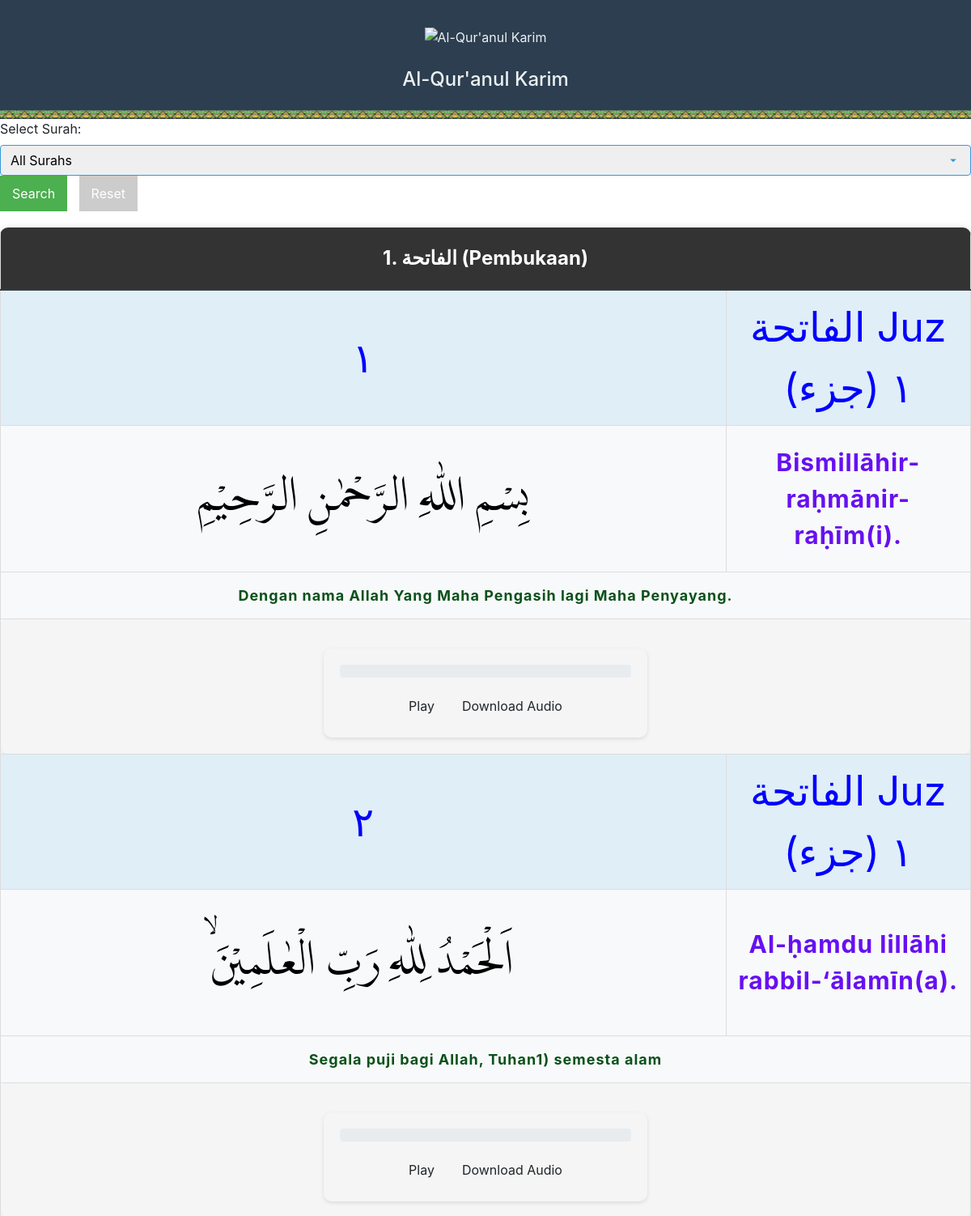
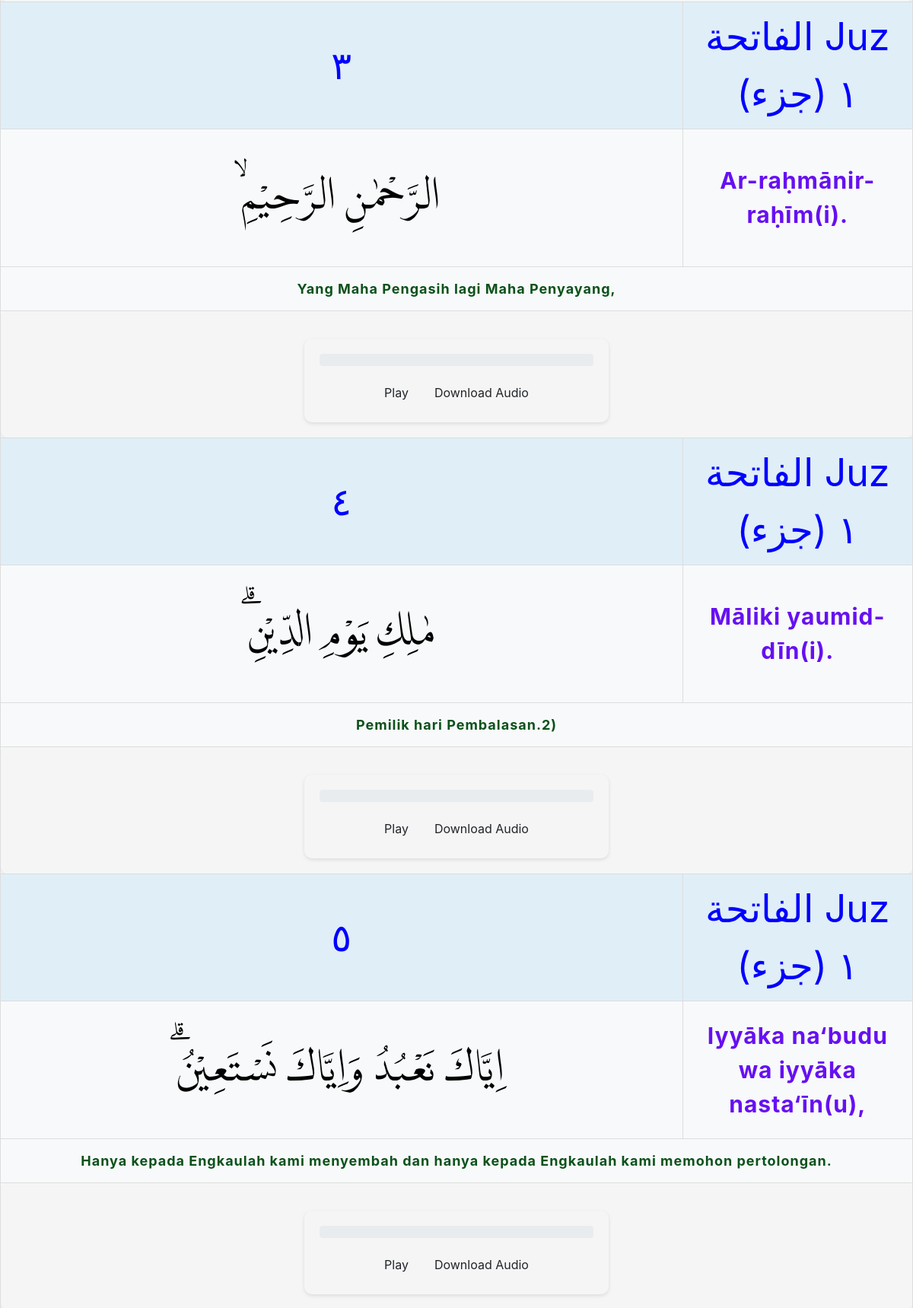
Page /font/dashboard1.php (upper part) on the committed database (2 pictures, top to bottom).
### tables this page shows
CREATE TABLE `arabicquran` (
  `index` int(11) NOT NULL,
  `surat` int(11) NOT NULL,
  `ayat` int(11) NOT NULL,
  `text` text NOT NULL,
  `text_latin` text DEFAULT NULL,
  `juz` int(11) DEFAULT NULL,
  `arti` text DEFAULT NULL,
  `catatan_kaki` text DEFAULT NULL
);

### font/dashboard1.php (the view, shortened to what this page needs)
<?php
$servername = "localhost";
$username = "misntvco_misntv";
$password = "Nikenredaksi123!@#";
$dbname = "misntvco_quran";
$conn = new mysqli($servername, $username, $password, $dbname);
$conn->set_charset("utf8");
$recordsPerPage = 7;
$page = isset($_GET['page']) ? $_GET['page'] : 1;
$offset = ($page - 1) * $recordsPerPage;
$searchTerm = isset($_GET['search']) ? $_GET['search'] : '';
$query = "SELECT * FROM `arabicquran` WHERE `surat` LIKE '%$searchTerm%' ORDER BY `arabicquran`.`surat`, `arabicquran`.`index` ASC LIMIT $offset, $recordsPerPage";
$result = $conn->query($query);
?>
<!DOCTYPE html>
<html lang="en">
<head>
    <link rel="stylesheet" href="https://stackpath.bootstrapcdn.com/bootstrap/4.3.1/css/bootstrap.min.css">
<link href="https://maxcdn.bootstrapcdn.com/bootstrap/4.5.2/css/bootstrap.min.css" rel="stylesheet">
<header class="card-surah">
    <img src="quran.png" alt="Al-Qur'anul Karim">
    <h1>Al-Qur'anul Karim</h1>
</header>
<body>
<form action="islam" method="GET">
    <label for="surah">Select Surah:</label>
    <select id="surah" name="surah" onchange="updateSearchField()">
        <option value="">All Surahs</option>
    </select>
    <button type="submit">Search</button>
    <button type="button" onclick="window.location.href='beranda'">Reset</button>
</form>
<?php
function latinToArabic($number) {
    $arabicNumbers = array('٠','١','٢','٣','٤','٥','٦','٧','٨','٩');
    $arabicNumberString = '';
    for ($i = 0; $i < strlen($number); $i++) {
        $char = $number[$i];
        if (is_numeric($char)) {
            $arabicNumberString .= $arabicNumbers[$char];
        } else {
            $arabicNumberString .= $char;
        }
    }
    return $arabicNumberString;
}
?>
<table>
    <tbody>
     <?php
$currentSurat = null;
if ($result->num_rows > 0) {
    while ($row = $result->fetch_assoc()) {
        if ($currentSurat !== $row['surat']) {
            $surahNumber = $row['surat'];
            $surahInfo = $surahNames[$surahNumber];
            echo "<tr><td colspan='5' class='surat-header'>$surahNumber. " . $surahInfo[0] . " (" . $surahInfo[1] . ")</td></tr>";
            $currentSurat = $row['surat'];
        }
        echo "<tr>";
        echo "<td class='verse-number' style='color: blue; font-size: 50px;'>" . latinToArabic($row['ayat']) . "</td>";
        echo "<td class='surah-name' style='color: blue; font-size: 50px;'>" . $surahNames[$row['surat']][0] . ' Juz (جزء) ' . latinToArabic($row['juz']) . "</td>";
        echo "</tr>";
        echo "<tr>";
        echo "<td class='arabic-text'>" . $row["text"] . "</td>";
        echo '<td class="textlatin">' . $row["text_latin"] . '</td>';
        echo "</tr>";
        echo "<tr>";
        echo '<td class="translation-text" colspan="2">' . $row["arti"] . '</td>';
        echo "</tr>";
  echo "<div class='text-center'>";
        echo "<tr>";
        echo "<td colspan='2' class='audio-player'>";
        echo "<div class='container mt-3'>";
        echo "<div class='audio-player'>";
        echo "<div class='progress'>";
        echo "</div>";
        $currentIndex=$row['index'];
  echo "<button class='btn btn-custom mt-3 playPauseBtn'>Play</button>";
$downloadUrl = 'https://www.quran.misntv.com/audio/' . $currentIndex . '.mp3';
echo "<a href='$downloadUrl' download='audio.mp3' target='_blank'><button class='btn btn-custom mt-3 ml-2' id='downloadButton'>Download Audio</button></a>";
echo "</div>";
        echo "</div>";
        echo "</td>";
        echo "</tr>";
    }
} else {
    echo "<tr><td colspan='5'>No data available</td></tr>";
}
?>
</tbody>
</table>
<br>
<br>
<br>
<br>
</body>
</html>

### font/dashboard1.php (style rules this page uses)
table { width: 100%; border-collapse: collapse; margin: 20px auto; background-color: #f8f9fa; box-shadow: 0 0 10px rgba(0, 0, 0, 0.1); border-radius: 10px; overflow: hidden; }
th, td { padding: 15px; text-align: center; border: 1px solid #ddd; font-size: 18px; }
td:nth-child(1) { width: 75%; }
td.arabic-text { direction: rtl; font-size: 50px; font-family: 'ArabicFont', sans-serif; color: #000000; line-height: 3; }
td.translation-text { text-align: center; color: #0b511b; font-weight: bold; line-height: 1.5; letter-spacing: 1px; }
td.verse-number { background-color: #e0eef7; padding: 8px; }
td.surah-name { background-color: #e0eef7; padding: 8px; }
.surat-header { font-weight: bold; font-size: 24px; background-color: #333; color: #fff; padding: 20px; border-bottom: 2px solid #343a40; }
input, select { margin-bottom: 1rem; font-size: 1rem; }
input, select, textarea { width: 100%; padding: .375rem .75rem; border-radius: .25rem; border: 1px solid #3498db; font-size: 1rem; }
select { appearance: none; background-position: right .75rem center; background-repeat: no-repeat; background-size: 18px; padding-right: 2.5rem; }
button { background-color: #4caf50; color: #fff; padding: 10px 15px; border: none; border-radius: 4px; cursor: pointer; font-size: 16px; }
button[type="button"] { background-color: #ccc; margin-left: 10px; }
.audio-player { background-color: #f5f5f5; padding: 20px; border-radius: 10px; box-shadow: 0 2px 5px rgba(0, 0, 0, 0.1); max-width: 400px; margin: 0 auto; }
td.textlatin { text-align: center; color: #6610f2; font-weight: bold; line-height: 1.5; letter-spacing: 1px; font-size: 30px; }
.card-surah { width: 100%; padding: 34px 0; display: flex; justify-content: center; align-items: center; flex-direction: column; gap: 16px; margin-top: 0px; background-image: url('garis.png'); background-repeat: repeat-x; background-position: bottom center; }
header { background-color: #2c3e50; color: #ecf0f1; padding: 20px; text-align: center; }
header img { max-width: 100%; height: auto; margin-bottom: 10px; display: block; margin-left: auto; margin-right: auto; }
header h1 { margin: 0; font-size: 24px; }

### rows in the picture
arabicquran: surat "1", surat "الفاتحة", surat "Pembukaan", ayat "١", juz "١", text "بِسْمِ اللّٰهِ الرَّحْمٰنِ الرَّحِيْمِ", text_latin "Bismillāhir-raḥmānir-raḥīm(i).", arti "Dengan nama Allah Yang Maha Pengasih lagi Maha Penyayang."
arabicquran: ayat "٢", surat "الفاتحة", juz "١", text "اَلْحَمْدُ لِلّٰهِ رَبِّ الْعٰلَمِيْنَۙ", text_latin "Al-ḥamdu lillāhi rabbil-‘ālamīn(a).", arti "Segala puji bagi Allah, Tuhan1) semesta alam"
arabicquran: ayat "٣", surat "الفاتحة", juz "١", text "الرَّحْمٰنِ الرَّحِيْمِۙ", text_latin "Ar-raḥmānir-raḥīm(i).", arti "Yang Maha Pengasih lagi Maha Penyayang,"
arabicquran: ayat "٤", surat "الفاتحة", juz "١", text "مٰلِكِ يَوْمِ الدِّيْنِۗ", text_latin "Māliki yaumid-dīn(i).", arti "Pemilik hari Pembalasan.2)"
arabicquran: ayat "٥", surat "الفاتحة", juz "١", text "اِيَّاكَ نَعْبُدُ وَاِيَّاكَ نَسْتَعِيْنُۗ", text_latin "Iyyāka na‘budu wa iyyāka nasta‘īn(u),", arti "Hanya kepada Engkaulah kami menyembah dan hanya kepada Engkaulah kami memohon pertolongan."
